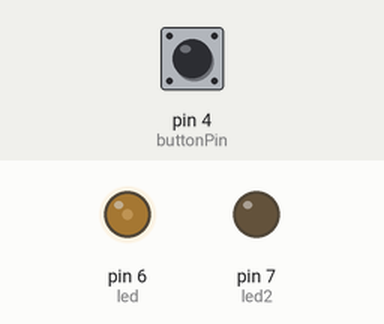
Simulated run of this sketch. Board: Arduino Uno, built with avr-gcc and run on an emulated ATmega328P. Parts: output pins drawn as LEDs (lit = HIGH). The test bench sets the inputs (shaded band); at power-on: pin 4 (buttonPin) HIGH. What the sketch prints to the serial monitor is not drawn.

Above: at 1.25 s.
1.3 s: pin 4 (buttonPin) pulled LOW for 3.2 s
At 5.5 s:
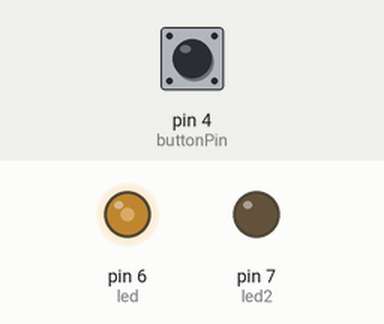
6.0 s: pin 4 (buttonPin) pulled LOW for 0.15 s
At 6.9 s:
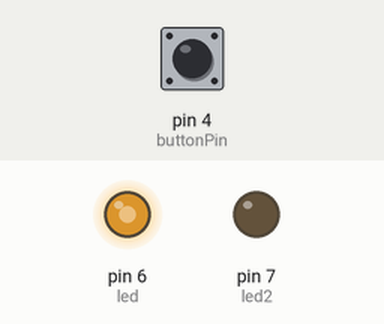
9.0 s: pin 4 (buttonPin) pulled LOW for 1 s
At 10.07 s:
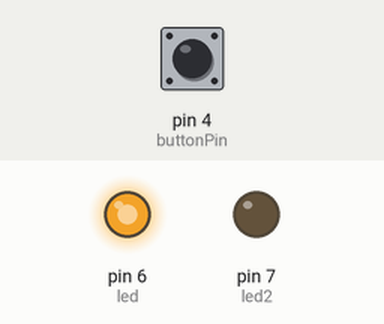
Timing chart, 0 to 18.0 s (numbered marks = the images above; inputs shaded):
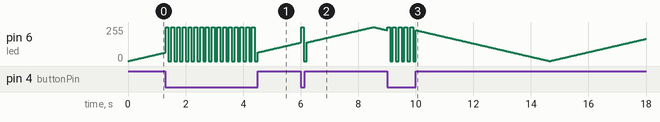

The sketch:

sketch_feb09a.ino
```cpp
const int buttonPin = 4;
int buttonState = 0;
int led = 6;
int led2 = 7;


// the PWM pin the LED is attached to

int brightness = 0;    // how bright the LED is
int brightness2 = 0;

int fadeAmount = 1;    // how many points to fade the LED by

// the setup routine runs once when you press reset:
void setup() {
  Serial.begin(9600);
  // declare pin 9 to be an output:
  pinMode(led, OUTPUT);
  pinMode(led2, OUTPUT);
  pinMode(buttonPin,INPUT_PULLUP);


}

// the loop routine runs over and over again forever:
void loop() {
  buttonState = digitalRead(buttonPin);
  Serial.print(buttonState);
  if (buttonState == HIGH){
  // set the brightness of pin 9:
  analogWrite(led, brightness);
  analogWrite(led2, brightness2);

  // change the brightness for next time through the loop:
  brightness = brightness + fadeAmount;

  // reverse the direction of the fading at the ends of the fade:
  if (brightness <= 0 || brightness >= 255) {
    fadeAmount = -fadeAmount;
  }

  // wait for 30 milliseconds to see the dimming effect
  delay(20);

}
else if (buttonState == LOW){

  analogWrite(led, 255);   // turn the LED on (HIGH is the voltage level)
  delay(100);                       // wait for a second
  analogWrite(led, 0);    // turn the LED off by making the voltage LOW
  delay(100);                       //

}
}
```
